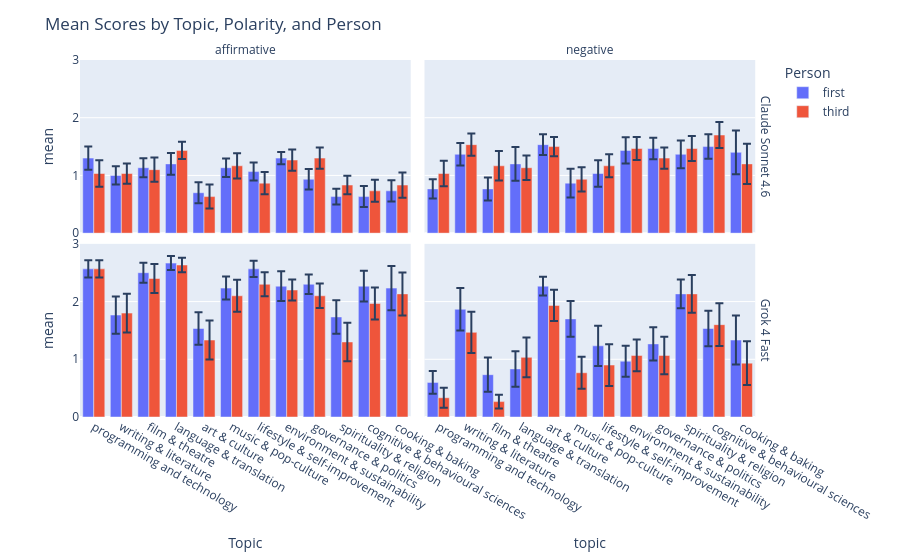

The cell this chart's notebook holds for it:
### Code cell
fig = px.bar(df, x="topic", y="mean", color="person", barmode="group", error_y="stderr", facet_col="polarity", facet_row="model")
fig.update_layout(title="Mean Scores by Topic, Polarity, and Person", xaxis_title="Topic", yaxis_title="mean", legend_title="Person")
fig.for_each_annotation(lambda a: a.update(text=a.text.split("=")[-1]))
fig.update_yaxes(range=[0, 3])
fig.show()

### Figure 1 — Plotly figure (JSON) as saved in the notebook; plotly's stock layout.template omitted (floating-point values rounded to 4 significant figures)
{"data": [{"alignmentgroup": "True", "error_y": {"array": [0.2015, 0.1571, 0.1663, 0.1872, 0.1822, 0.1587, 0.1556, 0.1048, 0.1778, 0.1356, 0.1822, 0.1846]}, "hovertemplate": "person=first<br>model=Claude Sonnet 4.6<br>polarity=affirmative<br>topic=%{x}<br>mean=%{y}<extra></extra>", "legendgroup": "first", "marker": {"color": "#636efa", "pattern": {"shape": ""}}, "name": "first", "offsetgroup": "first", "orientation": "v", "showlegend": true, "textposition": "auto", "type": "bar", "x": ["programming and technology", "writing & literature", "film & theatre", "language & translation", "art & culture", "music & pop-culture", "lifestyle & self-improvement", "environment & sustainability", "governance & politics", "spirituality & religion", "cognitive & behavioural sciences", "cooking & baking"], "xaxis": "x3", "y": [1.3, 1.0, 1.133, 1.2, 0.7, 1.133, 1.067, 1.3, 0.9333, 0.6333, 0.6333, 0.7333], "yaxis": "y3"}, {"alignmentgroup": "True", "error_y": {"array": [0.1652, 0.1953, 0.1991, 0.2906, 0.1805, 0.2494, 0.2301, 0.228, 0.1872, 0.2406, 0.2123, 0.3778]}, "hovertemplate": "person=first<br>model=Claude Sonnet 4.6<br>polarity=negative<br>topic=%{x}<br>mean=%{y}<extra></extra>", "legendgroup": "first", "marker": {"color": "#636efa", "pattern": {"shape": ""}}, "name": "first", "offsetgroup": "first", "orientation": "v", "showlegend": false, "textposition": "auto", "type": "bar", "x": ["programming and technology", "writing & literature", "film & theatre", "language & translation", "art & culture", "music & pop-culture", "lifestyle & self-improvement", "environment & sustainability", "governance & politics", "spirituality & religion", "cognitive & behavioural sciences", "cooking & baking"], "xaxis": "x4", "y": [0.7667, 1.367, 0.7667, 1.2, 1.533, 0.8667, 1.033, 1.433, 1.467, 1.367, 1.5, 1.4], "yaxis": "y4"}, {"alignmentgroup": "True", "error_y": {"array": [0.1495, 0.3222, 0.1739, 0.1217, 0.282, 0.1991, 0.141, 0.2572, 0.1681, 0.2889, 0.2667, 0.3818]}, "hovertemplate": "person=first<br>model=Grok 4 Fast<br>polarity=affirmative<br>topic=%{x}<br>mean=%{y}<extra></extra>", "legendgroup": "first", "marker": {"color": "#636efa", "pattern": {"shape": ""}}, "name": "first", "offsetgroup": "first", "orientation": "v", "showlegend": false, "textposition": "auto", "type": "bar", "x": ["programming and technology", "writing & literature", "film & theatre", "language & translation", "art & culture", "music & pop-culture", "lifestyle & self-improvement", "environment & sustainability", "governance & politics", "spirituality & religion", "cognitive & behavioural sciences", "cooking & baking"], "xaxis": "x", "y": [2.567, 1.767, 2.5, 2.667, 1.533, 2.233, 2.567, 2.267, 2.3, 1.733, 2.267, 2.233], "yaxis": "y"}, {"alignmentgroup": "True", "error_y": {"array": [0.1975, 0.3692, 0.2973, 0.3073, 0.1633, 0.3081, 0.348, 0.2697, 0.2889, 0.2494, 0.3071, 0.4246]}, "hovertemplate": "person=first<br>model=Grok 4 Fast<br>polarity=negative<br>topic=%{x}<br>mean=%{y}<extra></extra>", "legendgroup": "first", "marker": {"color": "#636efa", "pattern": {"shape": ""}}, "name": "first", "offsetgroup": "first", "orientation": "v", "showlegend": false, "textposition": "auto", "type": "bar", "x": ["programming and technology", "writing & literature", "film & theatre", "language & translation", "art & culture", "music & pop-culture", "lifestyle & self-improvement", "environment & sustainability", "governance & politics", "spirituality & religion", "cognitive & behavioural sciences", "cooking & baking"], "xaxis": "x2", "y": [0.6, 1.867, 0.7333, 0.8333, 2.267, 1.7, 1.233, 0.9667, 1.267, 2.133, 1.533, 1.333], "yaxis": "y2"}, {"alignmentgroup": "True", "error_y": {"array": [0.2301, 0.1753, 0.2111, 0.1495, 0.2076, 0.218, 0.1937, 0.1846, 0.1822, 0.1591, 0.1912, 0.218]}, "hovertemplate": "person=third<br>model=Claude Sonnet 4.6<br>polarity=affirmative<br>topic=%{x}<br>mean=%{y}<extra></extra>", "legendgroup": "third", "marker": {"color": "#EF553B", "pattern": {"shape": ""}}, "name": "third", "offsetgroup": "third", "orientation": "v", "showlegend": true, "textposition": "auto", "type": "bar", "x": ["programming and technology", "writing & literature", "film & theatre", "language & translation", "art & culture", "music & pop-culture", "lifestyle & self-improvement", "environment & sustainability", "governance & politics", "spirituality & religion", "cognitive & behavioural sciences", "cooking & baking"], "xaxis": "x3", "y": [1.033, 1.033, 1.1, 1.433, 0.6333, 1.167, 0.8667, 1.267, 1.3, 0.8333, 0.7333, 0.8333], "yaxis": "y3"}, {"alignmentgroup": "True", "error_y": {"array": [0.2191, 0.1937, 0.2546, 0.212, 0.1667, 0.2096, 0.2003, 0.2, 0.1822, 0.2177, 0.2247, 0.3485]}, "hovertemplate": "person=third<br>model=Claude Sonnet 4.6<br>polarity=negative<br>topic=%{x}<br>mean=%{y}<extra></extra>", "legendgroup": "third", "marker": {"color": "#EF553B", "pattern": {"shape": ""}}, "name": "third", "offsetgroup": "third", "orientation": "v", "showlegend": false, "textposition": "auto", "type": "bar", "x": ["programming and technology", "writing & literature", "film & theatre", "language & translation", "art & culture", "music & pop-culture", "lifestyle & self-improvement", "environment & sustainability", "governance & politics", "spirituality & religion", "cognitive & behavioural sciences", "cooking & baking"], "xaxis": "x4", "y": [1.033, 1.533, 1.167, 1.133, 1.5, 0.9333, 1.167, 1.467, 1.3, 1.467, 1.7, 1.2], "yaxis": "y4"}, {"alignmentgroup": "True", "error_y": {"array": [0.1495, 0.3341, 0.2524, 0.1262, 0.337, 0.2769, 0.2076, 0.1805, 0.2111, 0.335, 0.2787, 0.3725]}, "hovertemplate": "person=third<br>model=Grok 4 Fast<br>polarity=affirmative<br>topic=%{x}<br>mean=%{y}<extra></extra>", "legendgroup": "third", "marker": {"color": "#EF553B", "pattern": {"shape": ""}}, "name": "third", "offsetgroup": "third", "orientation": "v", "showlegend": false, "textposition": "auto", "type": "bar", "x": ["programming and technology", "writing & literature", "film & theatre", "language & translation", "art & culture", "music & pop-culture", "lifestyle & self-improvement", "environment & sustainability", "governance & politics", "spirituality & religion", "cognitive & behavioural sciences", "cooking & baking"], "xaxis": "x", "y": [2.567, 1.8, 2.4, 2.633, 1.333, 2.1, 2.3, 2.2, 2.1, 1.3, 1.967, 2.133], "yaxis": "y"}, {"alignmentgroup": "True", "error_y": {"array": [0.1721, 0.3556, 0.1197, 0.3459, 0.2713, 0.2769, 0.3619, 0.2758, 0.3251, 0.3266, 0.3712, 0.3778]}, "hovertemplate": "person=third<br>model=Grok 4 Fast<br>polarity=negative<br>topic=%{x}<br>mean=%{y}<extra></extra>", "legendgroup": "third", "marker": {"color": "#EF553B", "pattern": {"shape": ""}}, "name": "third", "offsetgroup": "third", "orientation": "v", "showlegend": false, "textposition": "auto", "type": "bar", "x": ["programming and technology", "writing & literature", "film & theatre", "language & translation", "art & culture", "music & pop-culture", "lifestyle & self-improvement", "environment & sustainability", "governance & politics", "spirituality & religion", "cognitive & behavioural sciences", "cooking & baking"], "xaxis": "x2", "y": [0.3333, 1.467, 0.2667, 1.033, 1.933, 0.7667, 0.9, 1.067, 1.067, 2.133, 1.6, 0.9333], "yaxis": "y2"}], "layout": {"annotations": [{"font": {}, "showarrow": false, "text": "affirmative", "x": 0.24, "xanchor": "center", "xref": "paper", "y": 1, "yanchor": "bottom", "yref": "paper"}, {"font": {}, "showarrow": false, "text": "negative", "x": 0.74, "xanchor": "center", "xref": "paper", "y": 1, "yanchor": "bottom", "yref": "paper"}, {"font": {}, "showarrow": false, "text": "Grok 4 Fast", "textangle": 90, "x": 0.98, "xanchor": "left", "xref": "paper", "y": 0.2425, "yanchor": "middle", "yref": "paper"}, {"font": {}, "showarrow": false, "text": "Claude Sonnet 4.6", "textangle": 90, "x": 0.98, "xanchor": "left", "xref": "paper", "y": 0.7575, "yanchor": "middle", "yref": "paper"}], "barmode": "group", "legend": {"title": {"text": "Person"}, "tracegroupgap": 0}, "margin": {"t": 60}, "title": {"text": "Mean Scores by Topic, Polarity, and Person"}, "xaxis": {"anchor": "y", "domain": [0, 0.48], "title": {"text": "Topic"}}, "xaxis2": {"anchor": "y2", "domain": [0.5, 0.98], "matches": "x", "title": {"text": "topic"}}, "xaxis3": {"anchor": "y3", "domain": [0, 0.48], "matches": "x", "showticklabels": false}, "xaxis4": {"anchor": "y4", "domain": [0.5, 0.98], "matches": "x", "showticklabels": false}, "yaxis": {"anchor": "x", "domain": [0, 0.485], "range": [0, 3], "title": {"text": "mean"}}, "yaxis2": {"anchor": "x2", "domain": [0, 0.485], "matches": "y", "range": [0, 3], "showticklabels": false}, "yaxis3": {"anchor": "x3", "domain": [0.515, 1], "matches": "y", "range": [0, 3], "title": {"text": "mean"}}, "yaxis4": {"anchor": "x4", "domain": [0.515, 1], "matches": "y", "range": [0, 3], "showticklabels": false}}}
